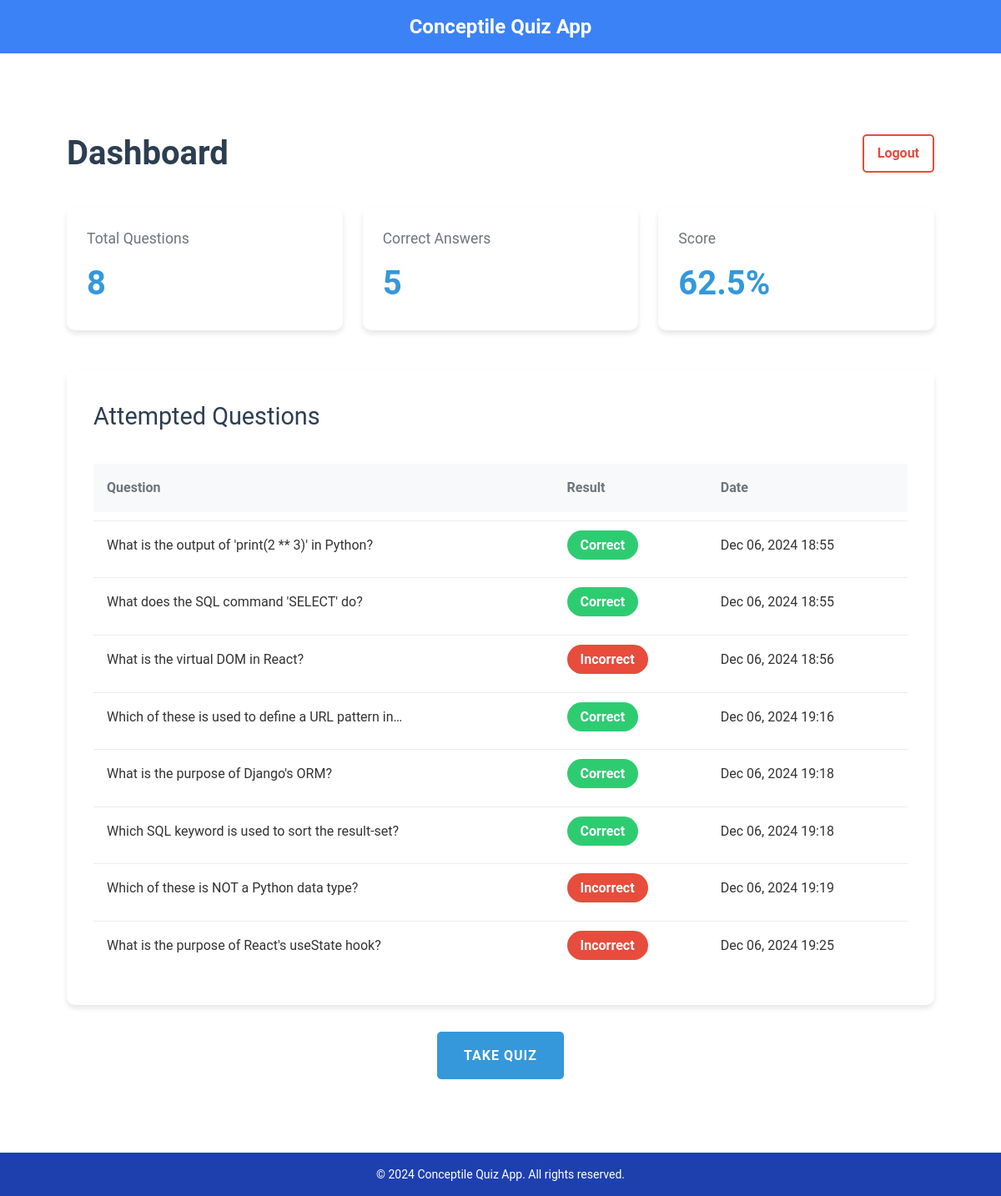
Screenshot of / (signed in) with the database file from the repository.
### quiz/models.py (models this page shows, shortened)
class UserAttempt(models.Model):
    user = models.ForeignKey(User, on_delete=models.CASCADE)
    question = models.ForeignKey(Question, on_delete=models.CASCADE)
    is_correct = models.BooleanField(default=False)
    attempted_at = models.DateTimeField(auto_now_add=True)
    class Meta:
        unique_together = ('user', 'question')

class Question(models.Model):
    text = models.TextField()
    option_a = models.CharField(max_length=200)
    option_b = models.CharField(max_length=200)
    option_c = models.CharField(max_length=200)
    option_d = models.CharField(max_length=200)
    correct_answer = models.CharField(max_length=1, choices=[
        ('a', 'Option A'),
        ('b', 'Option B'),
        ('c', 'Option C'),
        ('d', 'Option D')
    ])

### quiz/views.py (the view)
# urls.py: path('', DashboardView.as_view(), name='dashboard'),
class DashboardView(LoginRequiredMixin, View):
    def get(self, request):
        performance, created = UserPerformance.objects.get_or_create(user=request.user)
        attempted_questions = UserAttempt.objects.filter(user=request.user).select_related('question')
        context = {
            'total_questions': performance.total_questions,
            'correct_answers': performance.correct_answers,
            'score_percentage': performance.score_percentage,
            'attempted_questions': attempted_questions
        }
        return render(request, 'dashboard.html', context)

### quiz/models.py (called while the page is built)
    @property
    def score_percentage(self):
        if self.total_questions == 0:
            return 0
        return round((self.correct_answers / self.total_questions) * 100, 2)

### templates/dashboard.html (shortened to what this page needs)
{% extends "base.html" %}
{% block content %}
<div class="dashboard">
    <header class="dashboard-header">
        <h1 class="dashboard-title">Dashboard</h1>
        <a href="{% url 'logout' %}" class="btn-logout">Logout</a>
    </header>
    <section class="performance-summary">
        <div class="stat-card">
            <h3>Total Questions</h3>
            <p>{{ total_questions }}</p>
        </div>
        <div class="stat-card">
            <h3>Correct Answers</h3>
            <p>{{ correct_answers }}</p>
        </div>
        <div class="stat-card">
            <h3>Score</h3>
            <p>{{ score_percentage }}%</p>
        </div>
    </section>
    <section class="attempted-questions">
        <h2>Attempted Questions</h2>
        {% if attempted_questions %}
            <div class="table-responsive">
                <table class="question-table">
                    <thead>
                        <tr>
                            <th>Question</th>
                            <th>Result</th>
                            <th>Date</th>
                        </tr>
                    </thead>
                    <tbody>
                        {% for attempt in attempted_questions %}
                        <tr>
                            <td>{{ attempt.question.text|truncatechars:50 }}</td>
                            <td>
                                {% if attempt.is_correct %}
                                    <span class="badge badge-success">Correct</span>
                                {% else %}
                                    <span class="badge badge-danger">Incorrect</span>
                                {% endif %}
                            </td>
                            <td>{{ attempt.attempted_at|date:"M d, Y H:i" }}</td>
                        </tr>
                        {% endfor %}
                    </tbody>
                </table>
            </div>
        {% else %}
            <div class="alert alert-info">
                No questions attempted yet. Start your quiz now!
            </div>
        {% endif %}
    </section>
    <div class="text-center">
        <a href="{% url 'quiz' %}" class="btn-take-quiz">Take Quiz</a>
    </div>
</div>
{% endblock %}

### templates/base.html (shortened to what this page needs)
<!DOCTYPE html>
<html lang="en">
<head>
    <script src="https://cdn.tailwindcss.com"></script>
</head>
<body class="min-h-screen flex flex-col bg-background text-text-color">
    <div class="flex flex-col min-h-screen bg-white shadow-lg">
        <header class="bg-blue-500 text-white text-center py-4">
            <h1 class="text-2xl font-bold">Conceptile Quiz App</h1>
        </header>
        <main class="flex-grow px-4 py-6 md:px-8 lg:px-12 overflow-y-auto">
            {% block content %}{% endblock %}
        </main>
        <footer class="bg-blue-800 text-white text-center py-4">
            <p class="text-sm">&copy; 2024 Conceptile Quiz App. All rights reserved.</p>
        </footer>
    </div>
</body>
</html>

### templates/dashboard.html (style rules this page uses)
:root { --primary-color: #3498db; --secondary-color: #2c3e50; --success-color: #2ecc71; --danger-color: #e74c3c; --light-bg: #f8f9fa; --dark-bg: #343a40; --text-color: #333; --text-muted: #6c757d; }
body { font-family: 'Roboto', sans-serif; line-height: 1.6; color: var(--text-color); background-color: var(--light-bg); }
.dashboard { max-width: 1200px; margin: 2rem auto; padding: 2rem; }
.dashboard-header { display: flex; justify-content: space-between; align-items: center; margin-bottom: 2rem; }
.dashboard-title { font-size: 2.5rem; font-weight: 700; color: var(--secondary-color); }
.btn-logout { padding: 0.5rem 1rem; background-color: transparent; color: var(--danger-color); border: 2px solid var(--danger-color); border-radius: 5px; font-weight: 600; transition: all 0.3s ease; }
.performance-summary { display: grid; grid-template-columns: repeat(auto-fit, minmax(250px, 1fr)); gap: 1.5rem; margin-bottom: 3rem; }
.stat-card { background-color: white; border-radius: 10px; padding: 1.5rem; box-shadow: 0 4px 6px rgba(0, 0, 0, 0.1); transition: transform 0.3s ease, box-shadow 0.3s ease; }
.stat-card h3 { font-size: 1.1rem; color: var(--text-muted); margin-bottom: 0.5rem; }
.stat-card p { font-size: 2.5rem; font-weight: 700; color: var(--primary-color); margin: 0; }
.attempted-questions { background-color: white; border-radius: 10px; padding: 2rem; box-shadow: 0 4px 6px rgba(0, 0, 0, 0.1); }
.attempted-questions h2 { font-size: 1.8rem; color: var(--secondary-color); margin-bottom: 1.5rem; }
.question-table { width: 100%; border-collapse: separate; border-spacing: 0 10px; }
.question-table th { text-align: left; padding: 1rem; background-color: var(--light-bg); color: var(--text-muted); font-weight: 600; }
.question-table td { padding: 1rem; background-color: white; border-top: 1px solid #e9ecef; }
.badge { padding: 0.5em 1em; border-radius: 20px; font-weight: 600; }
.badge-success { background-color: var(--success-color); color: white; }
.badge-danger { background-color: var(--danger-color); color: white; }
.btn-take-quiz { display: inline-block; padding: 1rem 2rem; background-color: var(--primary-color); color: white; text-decoration: none; border-radius: 5px; font-weight: 600; text-transform: uppercase; letter-spacing: 1px; transition: all 0.3s ease; margin-top: 2rem; }

### rows the page displays
UserAttempt: question.text "What is the output of 'print(2 ** 3)' in Python?", is_correct "Correct", attempted_at "Dec 06, 2024 18:55"
UserAttempt: question.text "What does the SQL command 'SELECT' do?", is_correct "Correct", attempted_at "Dec 06, 2024 18:55"
UserAttempt: question.text "What is the virtual DOM in React?", is_correct "Incorrect", attempted_at "Dec 06, 2024 18:56"
UserAttempt: question.text "Which of these is used to define a URL pattern in…", is_correct "Correct", attempted_at "Dec 06, 2024 19:16"
UserAttempt: question.text "What is the purpose of Django's ORM?", is_correct "Correct", attempted_at "Dec 06, 2024 19:18"
UserAttempt: question.text "Which SQL keyword is used to sort the result-set?", is_correct "Correct", attempted_at "Dec 06, 2024 19:18"
UserAttempt: question.text "Which of these is NOT a Python data type?", is_correct "Incorrect", attempted_at "Dec 06, 2024 19:19"
UserAttempt: question.text "What is the purpose of React's useState hook?", is_correct "Incorrect", attempted_at "Dec 06, 2024 19:25"

### other values shown
{{ total_questions }} "8"
{{ correct_answers }} "5"
{{ score_percentage }} "62.5"
